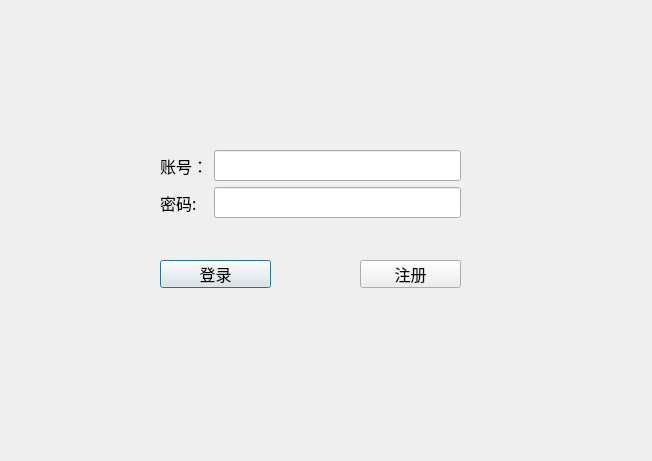
<?xml version="1.0" encoding="UTF-8"?>
<ui version="4.0">
 <class>Dialog</class>
 <widget class="QDialog" name="Dialog">
  <property name="geometry">
   <rect>
    <x>0</x>
    <y>0</y>
    <width>652</width>
    <height>461</height>
   </rect>
  </property>
  <property name="minimumSize">
   <size>
    <width>652</width>
    <height>461</height>
   </size>
  </property>
  <property name="maximumSize">
   <size>
    <width>652</width>
    <height>461</height>
   </size>
  </property>
  <property name="windowTitle">
   <string>Dialog</string>
  </property>
  <widget class="QWidget" name="formLayoutWidget">
   <property name="geometry">
    <rect>
     <x>160</x>
     <y>150</y>
     <width>301</width>
     <height>92</height>
    </rect>
   </property>
   <layout class="QFormLayout" name="formLayout">
    <item row="0" column="1">
     <widget class="QLineEdit" name="user">
      <property name="font">
       <font>
        <family>HarmonyOS Sans</family>
        <pointsize>12</pointsize>
       </font>
      </property>
     </widget>
    </item>
    <item row="1" column="1">
     <widget class="QLineEdit" name="pwd">
      <property name="font">
       <font>
        <family>HarmonyOS Sans</family>
        <pointsize>12</pointsize>
       </font>
      </property>
      <property name="echoMode">
       <enum>QLineEdit::Password</enum>
      </property>
     </widget>
    </item>
    <item row="0" column="0">
     <widget class="QLabel" name="label">
      <property name="font">
       <font>
        <family>HarmonyOS Sans</family>
        <pointsize>12</pointsize>
       </font>
      </property>
      <property name="text">
       <string>账号：</string>
      </property>
     </widget>
    </item>
    <item row="1" column="0">
     <widget class="QLabel" name="label_2">
      <property name="font">
       <font>
        <family>HarmonyOS Sans</family>
        <pointsize>12</pointsize>
       </font>
      </property>
      <property name="text">
       <string>密码:</string>
      </property>
     </widget>
    </item>
   </layout>
  </widget>
  <widget class="QPushButton" name="loginButton">
   <property name="geometry">
    <rect>
     <x>160</x>
     <y>260</y>
     <width>111</width>
     <height>28</height>
    </rect>
   </property>
   <property name="font">
    <font>
     <family>HarmonyOS Sans</family>
     <pointsize>12</pointsize>
    </font>
   </property>
   <property name="text">
    <string>登录</string>
   </property>
  </widget>
  <widget class="QPushButton" name="registerButton">
   <property name="geometry">
    <rect>
     <x>360</x>
     <y>260</y>
     <width>101</width>
     <height>28</height>
    </rect>
   </property>
   <property name="font">
    <font>
     <family>HarmonyOS Sans</family>
     <pointsize>12</pointsize>
    </font>
   </property>
   <property name="text">
    <string>注册</string>
   </property>
  </widget>
 </widget>
 <resources/>
 <connections/>
</ui>
